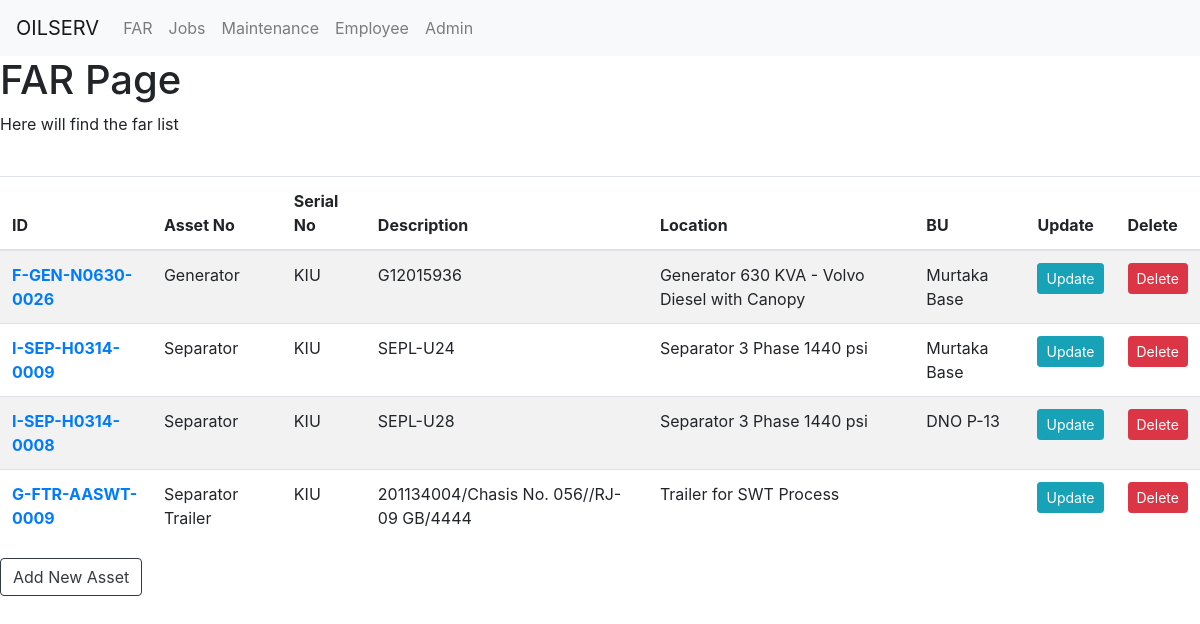
The page /FAR/ on the database as committed earlier.
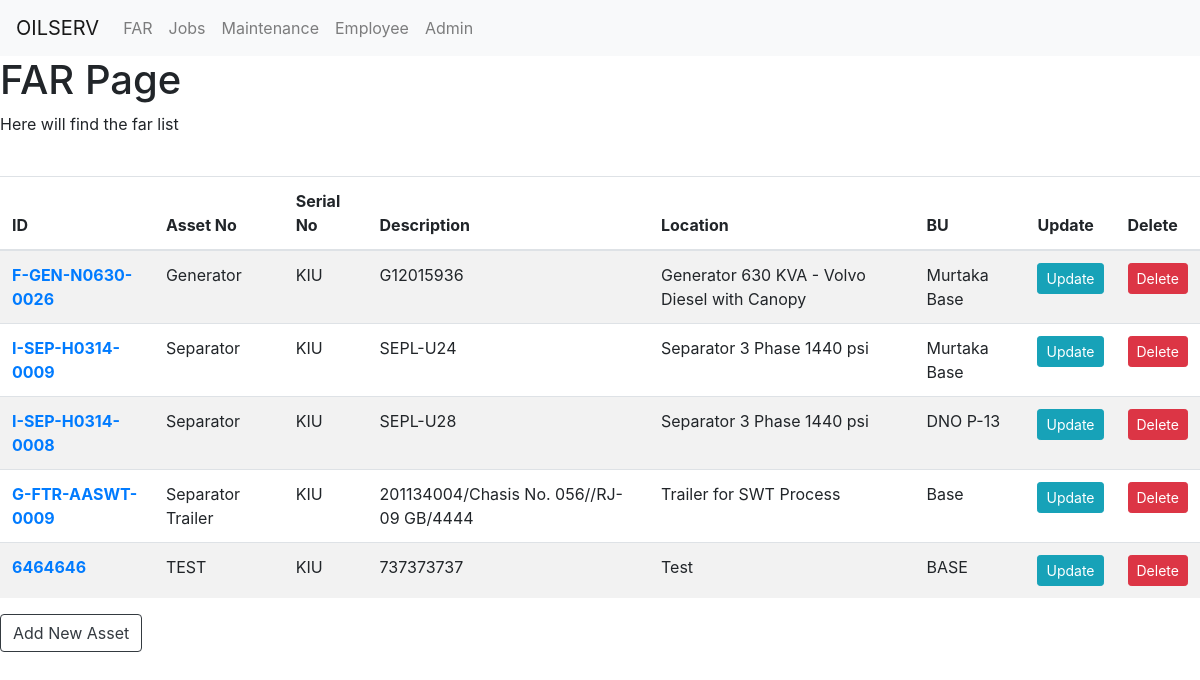
The same page on the database as committed later.
### FAR/models.py (models this page shows, shortened)
class FAR_DB(models.Model):
    asset_num = models.CharField(max_length=200,unique=True, blank=False)
    serial_num = models.CharField(max_length=200,unique=True,blank=True)
    description = models.CharField(max_length=800, null=True,blank=True)
    BU = models.CharField(max_length=4,null=True,blank=True)
    BL = models.CharField(max_length=4,null=True,blank=True)
    asset_life = models.IntegerField(null=True,blank=True)
    acquisition_cost  = models.DecimalField(max_digits=10, decimal_places=2,null=True,blank=True)
    tot_dep_value  = models.DecimalField(max_digits=10, decimal_places=2,null=True,blank=True)
    nbv  = models.DecimalField(max_digits=10, decimal_places=2,null=True,blank=True)
    acquisition_date  = models.DateField(null=True,blank=True)
    equ_type = models.CharField(max_length=200,null=True,blank=True)
    temp_location = models.CharField(max_length=200, blank=True,null=True)
    class Meta:
        ordering = ['equ_type']

### FAR/views.py (the view)
# urls.py: path('', views.FarListView.as_view(), name='far'),
class FarListView(ListView):
    template_name = 'FAR/far_page.html'
    queryset = models.FAR_DB.objects.all()
    context_object_name = 'far_1'

### FAR/templates/FAR/far_page.html
{% extends 'base.html' %}
{% block body_block %}
<h1>FAR Page</h1>
<p>Here will find the far list </p>
<br>
<table class="table table-striped">
	<thead>
		<tr>
			<th scope="col">ID</th>
			<th scope="col">Asset No</th>
			<th scope="col">Serial No</th>
			<th scope="col">Description</th>
			<th scope="col">Location</th>
			<th scope="col">BU</th>
			<th scope="col">Update</th>
			<th scope="col">Delete</th>
		</tr>
	</thead>
	<tbody>
		{% for fa in far_1 %}
		<tr>
			<th scope="row"> <a href="{% url 'far_detail' pk=fa.pk %}">{{ fa.asset_num }}</a></th>
			<td>{{ fa.equ_type }}</td>
			<td>{{ fa.BU }}</td>
			<td>{{ fa.serial_num }}</td>
			<td>{{ fa.description }}</td>
			<td>{{ fa.temp_location }}</td>
			<td><a href="#" class="btn btn-info btn-sm">Update</a></td>
			<td><a href="#"class="btn btn-danger btn-sm">Delete</a></td>
		</tr>
		{% endfor %}
	</tbody>
</table>
<a class="btn btn-outline-dark" href="{% url 'far_new' %}">Add New Asset</a>
{% endblock %}

Rows that differ between the two databases and show on the page:
changed FAR_DB "G-FTR-AASWT-0009": temp_location (not shown) → "Base"
added FAR_DB: asset_num "6464646", equ_type "TEST", BU "KIU", serial_num "737373737", description "Test", temp_location "BASE"
